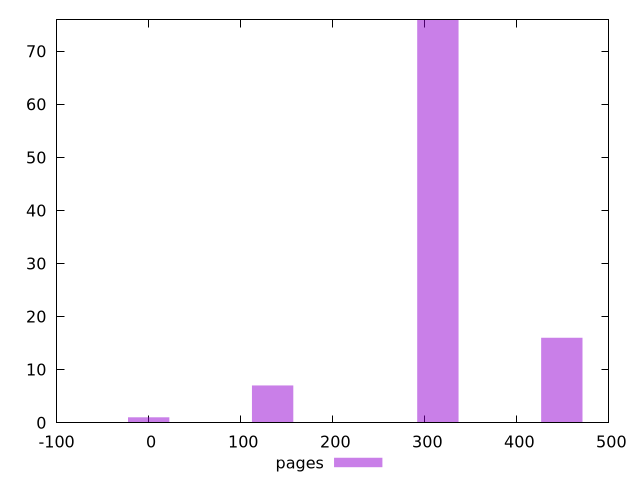

Source code (gnuplot):
$_pages <<EOF
0 1
134.66255533372936 7
448.8751844457646 16
314.2126291120352 76
EOF
set key outside below
set terminal pngcairo
set output "report_00004_2020-11-02T20-21-41.718Z/unminified-css/pages//raw_hist.png"
set yrange [0:76]
set boxwidth 44.88751844457646
set style fill transparent solid 0.5 noborder
plot $_pages title "pages" with boxes ,
